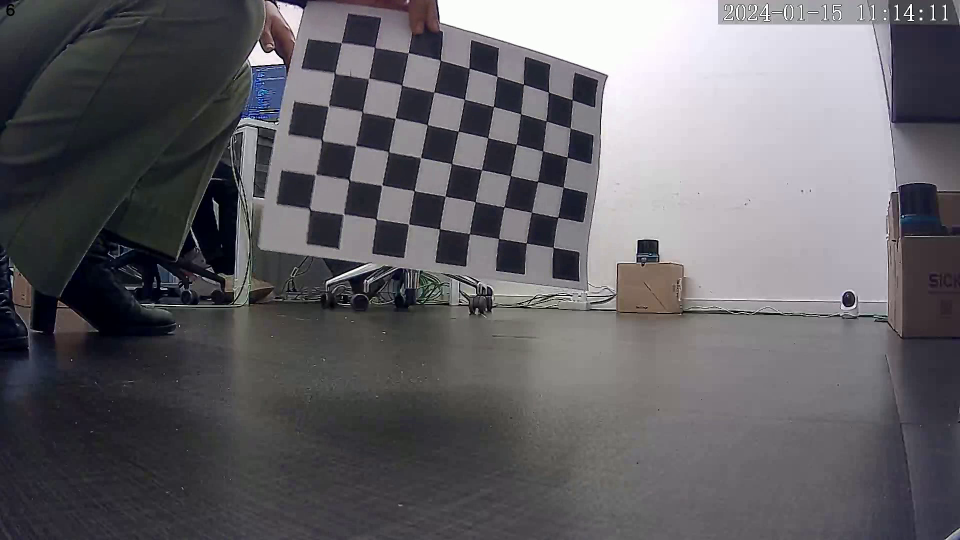
#> input picture frame 5 of point_cloud/Image_mapping/calib_1.avi, 1920 x 1080 px, given in place of steel_ball.mp4, which was not available (shown at 1/2 size)
$ python Tracking_2_11.py
#> lines starting #> are read from the running program, lines starting #| are printed output that depends on the picture; after the words box and inside, x2 and y2 are one past the last pixel; in counts of white or black regions, pixels touching at a corner belong together; pictures that were not available may be replaced by others from this repository, and a replacement may not be noted
### opticalFlow/tracker.py
import math


class EuclideanDistTracker:
    def __init__(self):
        # Store the center positions of the objects
        self.center_points = {}
        # Keep the count of the IDs
        # each time a new object id detected, the count will increase by one
        self.id_count = 0


    def update(self, objects_rect):
        # Objects boxes and ids
        objects_bbs_ids = []

        # Get center point of new object
        for rect in objects_rect:
            x, y, w, h = rect
            cx = (x + x + w) // 2
            cy = (y + y + h) // 2

            # Find out if that object was detected already
            same_object_detected = False
            for id, pt in self.center_points.items():
                dist = math.hypot(cx - pt[0], cy - pt[1])

                if dist < 500:
                    self.center_points[id] = (cx, cy)
                    print(self.center_points)
                    objects_bbs_ids.append([x, y, w, h, id])
                    same_object_detected = True
                    break

            # New object is detected we assign the ID to that object
            if same_object_detected is False:
                self.center_points[self.id_count] = (cx, cy)
                objects_bbs_ids.append([x, y, w, h, self.id_count])
                self.id_count += 1

        # Clean the dictionary by center points to remove IDS not used anymore
        new_center_points = {}
        for obj_bb_id in objects_bbs_ids:
            _, _, _, _, object_id = obj_bb_id
            center = self.center_points[object_id]
            new_center_points[object_id] = center

        # Update dictionary with IDs not used removed
        self.center_points = new_center_points.copy()
        return objects_bbs_ids

### opticalFlow/Tracking_2_11.py
import cv2
import numpy as np
from tracker import *

# Create tracker object
tracker = EuclideanDistTracker()

cap = cv2.VideoCapture(r"C:\Users\hvendas\Desktop\GIT\app\opticalFlow\steel_ball.mp4")

object_detector = cv2.createBackgroundSubtractorMOG2(varThreshold=200)
kernel = np.ones((15, 15), np.uint8)

# Dictionary to store object trajectories
trajectories = {}

while True:
    ret, frame = cap.read()
#> frame is the input picture: shape (1080, 1920, 3); mean B, G, R 102, 97.4, 99.2
    mask = object_detector.apply(frame)
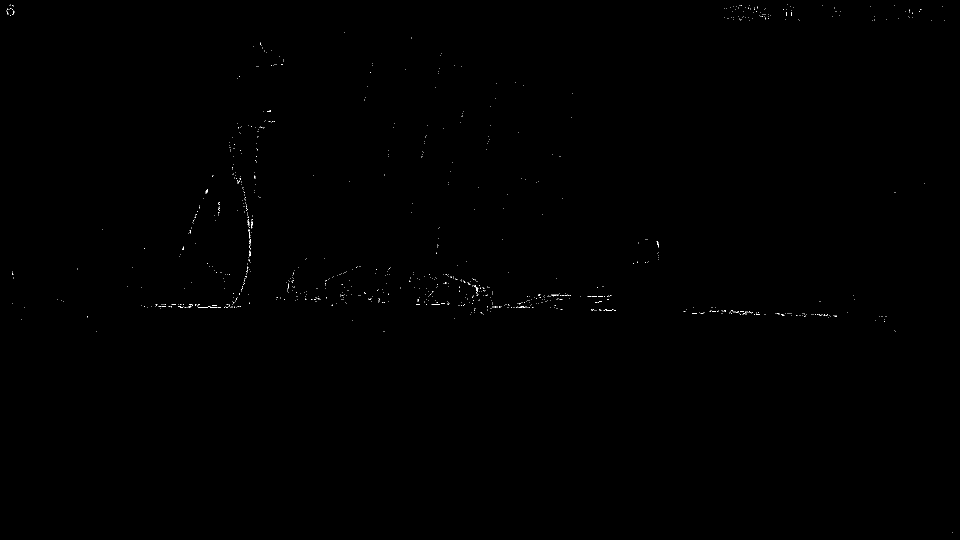
#> mask: shape (1080, 1920) (shown at 1/2 size); values 127 (black) and 255 (white), 0.1% white in thin lines or dots
    _, mask = cv2.threshold(mask, 254, 255, cv2.THRESH_BINARY)
#> mask: shape (1080, 1920); 0.1% white in thin lines or dots
    mask = cv2.morphologyEx(mask, cv2.MORPH_CLOSE, kernel)
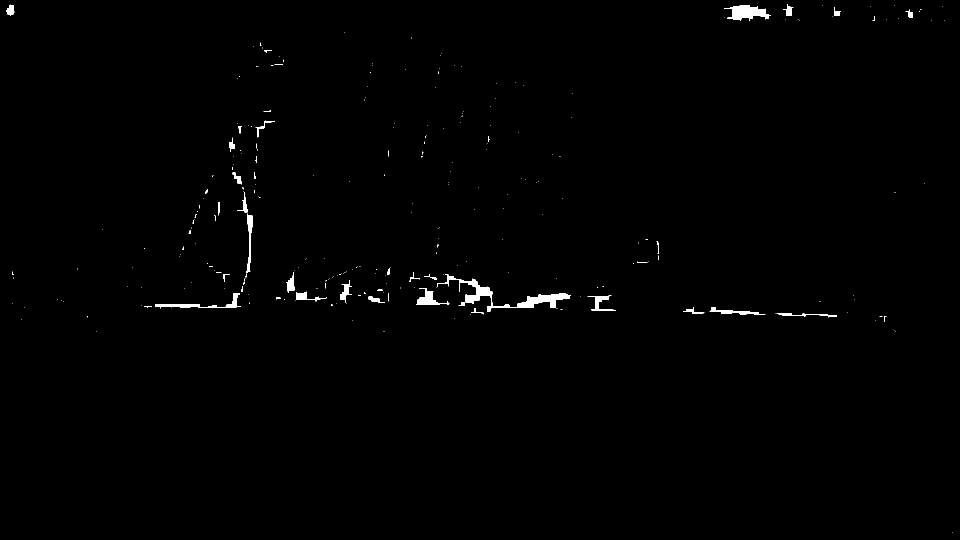
#> mask: shape (1080, 1920) (shown at 1/2 size); 0.61% white; 267 white regions (225 under 20 px)

    contours, _ = cv2.findContours(mask, cv2.RETR_TREE, cv2.CHAIN_APPROX_SIMPLE)
#> contours = 267 contours, 239 with area under 20; largest, box (x1, y1, x2, y2) and area: (874, 549, 1142, 623) 2862, (1448, 10, 1542, 42) 1372, (310, 586, 482, 617) 798, (832, 576, 899, 610) 668, (493, 427, 505, 547) 440
    detections=[]
    for cnt in contours:
        area = cv2.contourArea(cnt)
        if area > 5000:
            cv2.drawContours(frame, [cnt], -1, (0, 255, 0), 2)
            x, y, w, h = cv2.boundingRect(cnt)
            cv2.rectangle(frame, (x, y), (x + w, y + h), (255, 0, 0), 7)
            detections.append([x,y,w,h])
#> this loop made 267 passes
#> area on passes 14, 19, 20: 166, 29, 356
#> after the loop, detections = []


    boxes_ids= tracker.update(detections)
#> after the loop in update, `for rect in objects_rect:`: self.center_points = 0 items; self.id_count = 0
#> after the loop in update, `for obj_bb_id in objects_bbs_ids:`: new_center_points = 0 items
#> boxes_ids = []
    for box_id in boxes_ids:
        x,y,w,h,id=box_id
        center_x = int(x + (w / 2))
        center_y = int(y + (h / 2))
        cv2.putText(frame,str(id),(x,y-15), cv2.FONT_HERSHEY_PLAIN, 5,(255,0,0),7)

                # Update object trajectories
        if id in trajectories:
            trajectories[id].append((center_x, center_y))

        else:
            trajectories[id] = [(center_x, center_y)]

        # Draw the trajectory
        if len(trajectories[id]) > 1:
            for i in range(1, len(trajectories[id])):
                cv2.line(frame, trajectories[id][i - 1], trajectories[id][i], (0, 0, 255), 7)
#> this loop made 0 passes
#> after the loop, trajectories = 0 items


    frame = cv2.resize(frame, (640, 480))
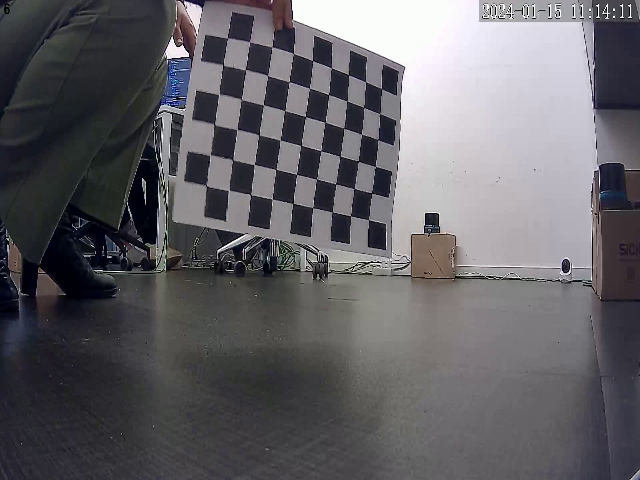
#> frame: shape (480, 640, 3); mean B, G, R 102, 97.4, 99.2
    cv2.imshow("Video", frame)

    mask = cv2.resize(mask, (640, 480))
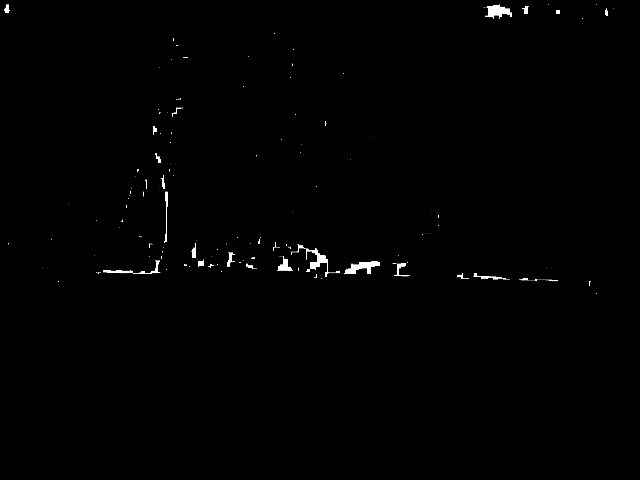
#> mask: shape (480, 640); min 0, max 255, mean 1.5
    cv2.imshow("Mask", mask)

    key = cv2.waitKey(30)
#> (key Esc is pressed here)
    if key == 27:
        break

cap.release()
cv2.destroyAllWindows()

$ run again, starting later in the video
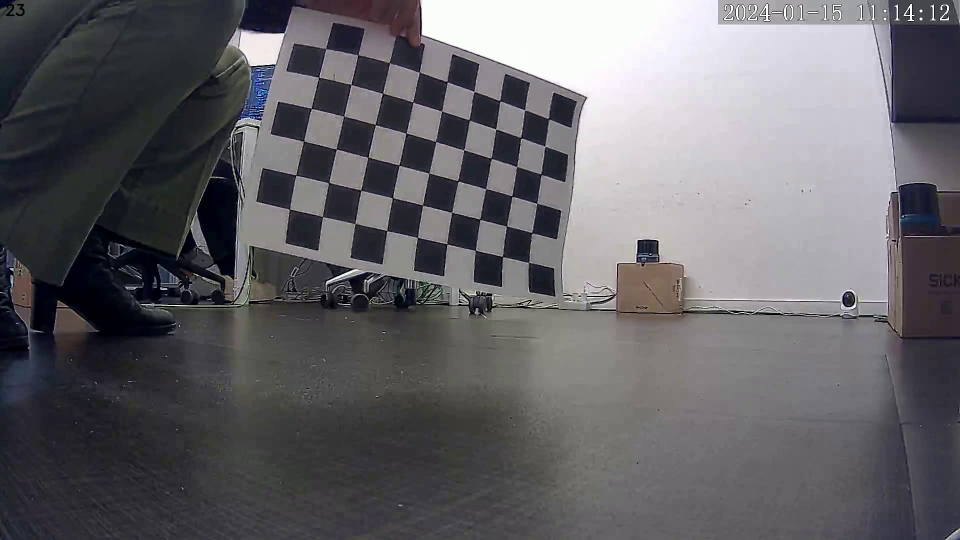
#> input picture frame 22 of point_cloud/Image_mapping/calib_1.avi, 1920 x 1080 px, given in place of steel_ball.mp4, which was not available (shown at 1/2 size)
#> frame is the input picture: shape (1080, 1920, 3); mean B, G, R 103.6, 99.4, 100.9
#> `mask = cv2.morphologyEx(mask, cv2.MORPH_CLOSE, kernel)`:
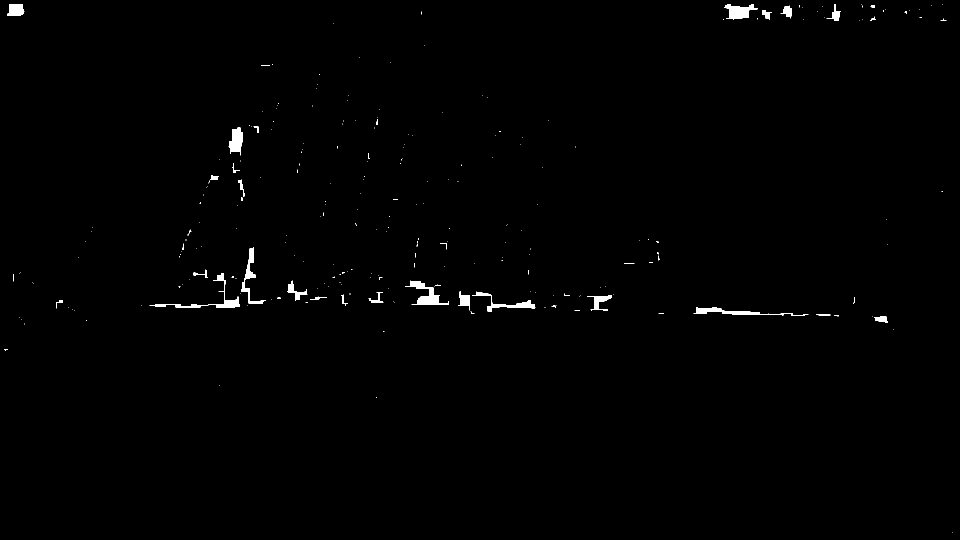
#> mask: shape (1080, 1920) (shown at 1/2 size); 0.62% white; 252 white regions (216 under 20 px)
#> contours = 252 contours, 226 with area under 20; largest, box (x1, y1, x2, y2) and area: (810, 561, 898, 610) 1224, (1448, 8, 1515, 40) 1018, (299, 546, 480, 616) 956, (457, 254, 485, 311) 906, (944, 583, 1071, 624) 847
#> the loop `for cnt in contours:` made 252 passes
#> area on passes 13, 15, 23: 188, 32.5, 825.5
#> after the loop `for cnt in contours:`: detections = []
#> after the loop in update, `for rect in objects_rect:`: self.center_points = 0 items; self.id_count = 0
#> after the loop in update, `for obj_bb_id in objects_bbs_ids:`: new_center_points = 0 items
#> boxes_ids = []
#> after the loop `for box_id in boxes_ids:`: trajectories = 0 items
#> frame: shape (480, 640, 3)
#> `mask = cv2.resize(mask, (640, 480))`:
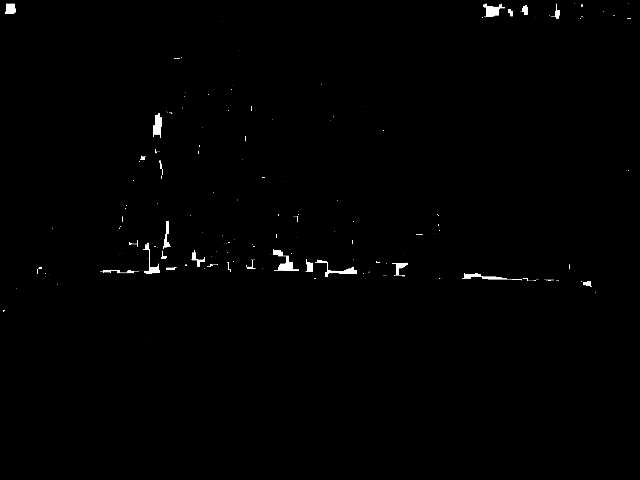
#> mask: shape (480, 640); min 0, max 255, mean 1.6

$ run again, starting later in the video
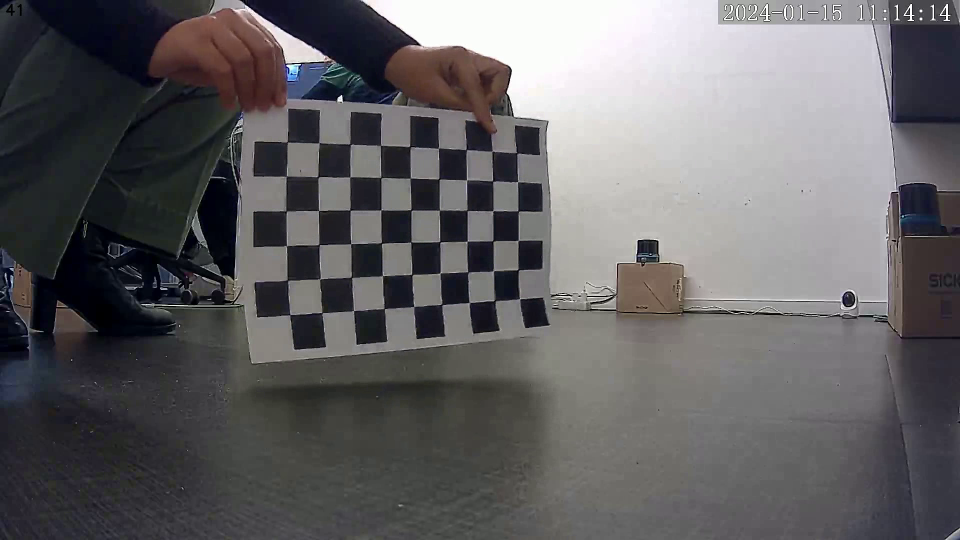
#> input picture frame 40 of point_cloud/Image_mapping/calib_1.avi, 1920 x 1080 px, given in place of steel_ball.mp4, which was not available (shown at 1/2 size)
#> frame is the input picture: shape (1080, 1920, 3); mean B, G, R 99.8, 97.8, 99.4
#> `mask = cv2.morphologyEx(mask, cv2.MORPH_CLOSE, kernel)`:
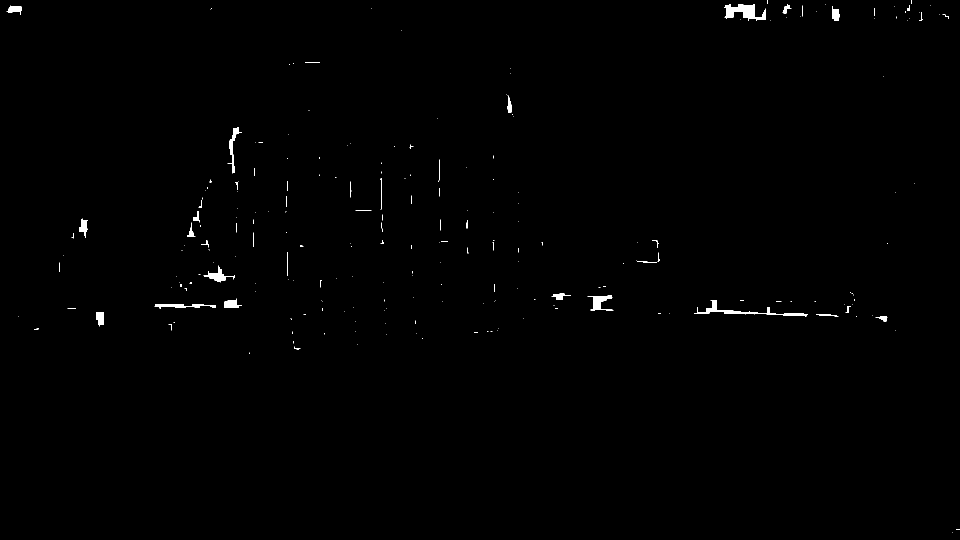
#> mask: shape (1080, 1920) (shown at 1/2 size); 0.45% white; 223 white regions (181 under 20 px)
#> contours = 223 contours, 202 with area under 20; largest, box (x1, y1, x2, y2) and area: (1448, 8, 1532, 42) 1276, (1388, 600, 1615, 633) 857, (1175, 590, 1227, 622) 568, (407, 531, 469, 565) 476, (455, 255, 484, 347) 438
#> the loop `for cnt in contours:` made 223 passes
#> area on passes 28, 31, 35: 99, 60, 330.5
#> after the loop `for cnt in contours:`: detections = []
#> after the loop in update, `for rect in objects_rect:`: self.center_points = 0 items; self.id_count = 0
#> after the loop in update, `for obj_bb_id in objects_bbs_ids:`: new_center_points = 0 items
#> boxes_ids = []
#> after the loop `for box_id in boxes_ids:`: trajectories = 0 items
#> frame: shape (480, 640, 3)
#> `mask = cv2.resize(mask, (640, 480))`:
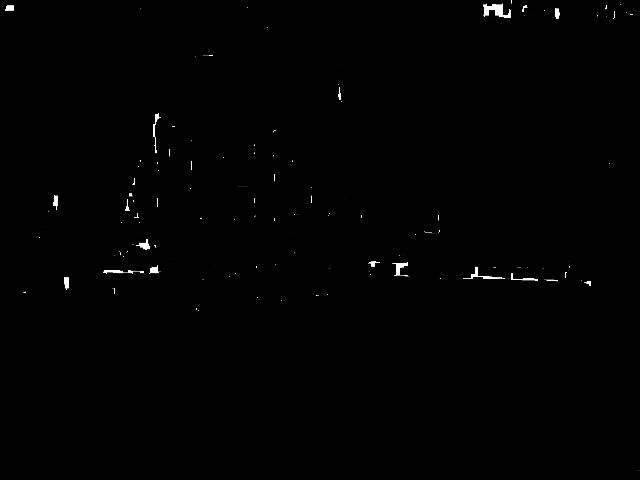
#> mask: shape (480, 640); min 0, max 255, mean 1.1
